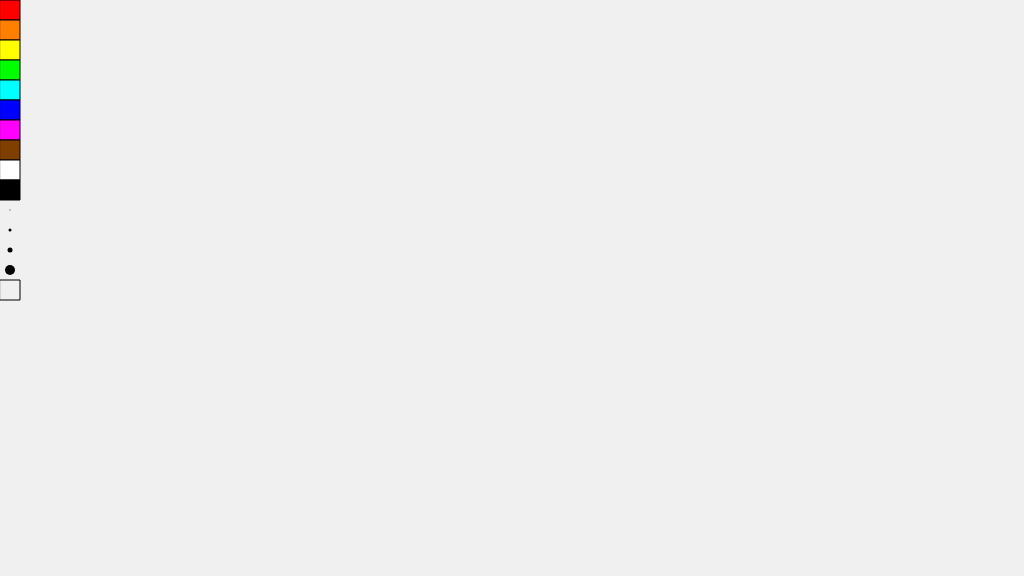
Frame 1 (no input)
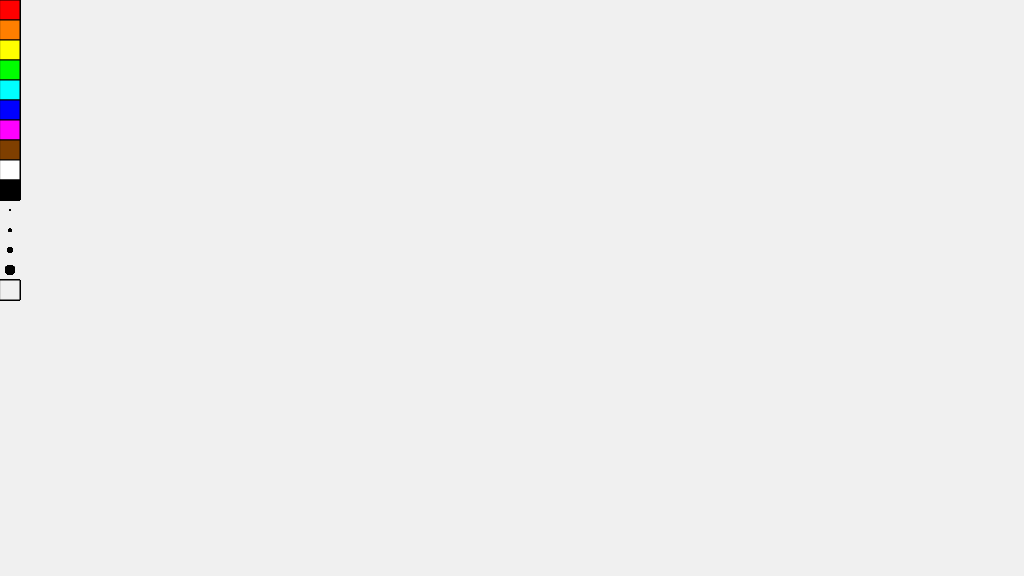
Frame 60 (no input)
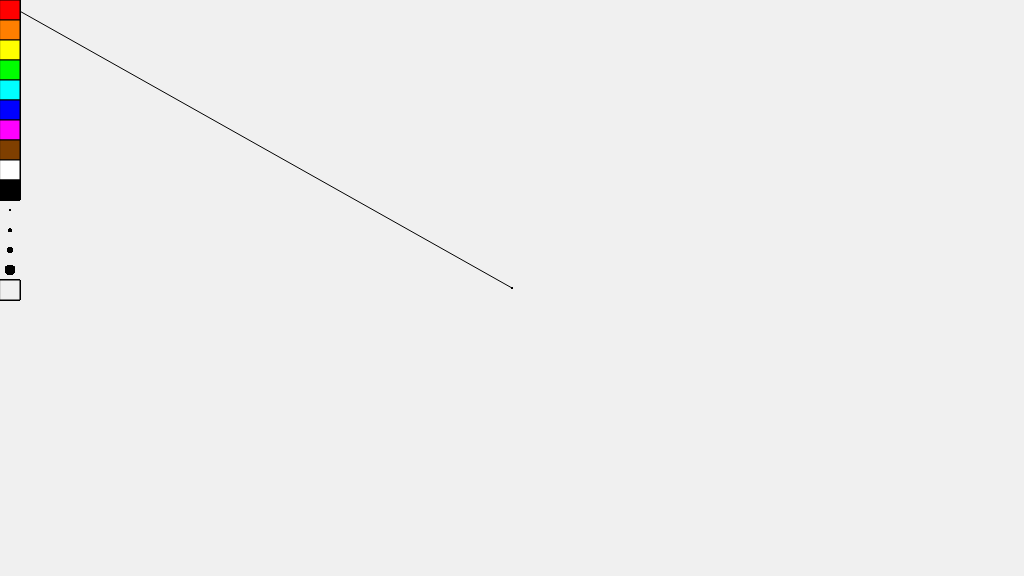
Frame 120 (the mouse pressed at the canvas centre since frame 60)

The p5.js sketch that drew these frames (run headless with seeded random() and noise() and a simulated clock; from frame 60 on, the mouse is pressed at the canvas centre):

// p5.js sketch
// ── sketch.js
/* Kenneth Gornor CSC 2463 Assignment 2
Paint App (now with brush size options!)
Due 1st Feb, 2022 */
let brushColor
let brushSize

function setup() {
  createCanvas(1024, 576);
  background(240);
  brushColor = color (0)
  brushSize = 1
}

function draw() {
  let y = 20;
  let max = 255;
  let med = 127;
  let min = 63;

  palette (0, 0, color (max, 0, 0));
  palette (0, y, color (max, med, 0));
  palette (0, y * 2, color (max, max, 0));
  palette (0, y * 3, color (0, max, 0));
  palette (0, y * 4, color (0, max, max));
  palette (0, y * 5, color (0, 0, max));
  palette (0, y * 6, color (max, 0, max));
  palette (0, y * 7, color (med, min, 0));
  palette (0, y * 8, color (255));
  palette (0, y * 9, color (0));
  palette (0, y * 14, color (240));

  size (1, 1, 210);
  size (3, 1, 230);
  size (5, 1, 250);
  size (10, 1, 270);

  if (mouseIsPressed) {
    if (mouseX <= 20) {
      if (mouseY <= 20) {
        brushColor = color (max, 0, 0)
      } else if (mouseY <= 40) {
        brushColor = color (max, med, 0)
      } else if (mouseY <= 60) {
        brushColor = color (max, max, 0)
      } else if (mouseY <= 80) {
        brushColor = color (0, max, 0)
      } else if (mouseY <= 100) {
        brushColor = color (0, max, max)
      } else if (mouseY <= 120) {
        brushColor = color (0, 0, max)
      } else if (mouseY <= 140) {
        brushColor = color (max, 0, max)
      } else if (mouseY <= 160) {
        brushColor = color (med, min, 0)
      } else if (mouseY <= 180) {
        brushColor = color (255)
      } else if (mouseY <= 200) {
        brushColor = color (0)
      } else if (mouseY <= 220) {
        brushSize = 1
      } else if (mouseY <= 240) {
        brushSize = 3
      } else if (mouseY <= 260) {
        brushSize = 5
      } else if (mouseY <= 280) {
        brushSize = 10
      } else if (mouseY <= 300) {
        brushColor = color (240)
      }
    }
    strokeWeight(brushSize);
    stroke(brushColor);
    line(mouseX, mouseY, pmouseX, pmouseY);
  }
}

function palette(x, y, c1) {
  strokeWeight(1);
  stroke(1);
  fill(c1);
  square(x, y, 20);
}

function size(a, b, d) {
  strokeWeight(a);
  stroke(b);
  line(10, d, 10, d);
}
